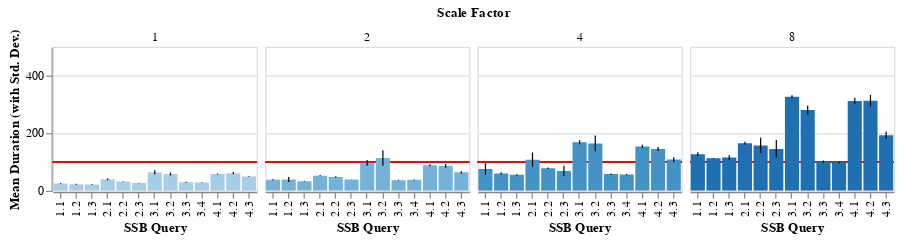

The Vega-Lite source for this figure:
### Vega-Lite specification from a JSON file in a GitHub repository (floating-point values rounded to 4 significant figures; data arrays with more than 128 entries replaced by an {"elided": "..."} marker saying what was removed)
{"$schema": "https://vega.github.io/schema/vega-lite/v4.json", "description": "A simple bar chart with embedded data.", "data": {"values": {"elided": "260 records"}}, "transform": [{"filter": {"field": "driver", "equal": "monetdb"}}, {"calculate": "round(datum.meanDuration) + 'ms'", "as": "durationNice"}, {"calculate": "clamp(datum.meanDuration,0,407)", "as": "durationTextPos"}], "facet": {"column": {"field": "scale_factor", "type": "ordinal", "title": "Scale Factor", "header": {"labelPadding": 2, "titlePadding": 0}}}, "config": {"facet": {"spacing": 5}}, "spec": {"height": 120, "width": 170, "layer": [{"mark": {"type": "rule", "color": "red"}, "encoding": {"y": {"value": 96}}}, {"mark": {"type": "bar", "clip": true, "height": 22}, "encoding": {"x": {"field": "ssb_id", "type": "nominal", "title": "SSB Query"}, "y": {"field": "meanDuration", "type": "quantitative", "scale": {"domain": [0, 500]}, "title": "Mean Duration (with Std. Dev.)"}, "color": {"field": "scale_factor", "type": "ordinal", "title": "Scale Factor", "legend": null}}}, {"mark": {"type": "errorbar", "clip": true}, "encoding": {"y": {"field": "meanDuration", "type": "quantitative", "scale": {"domain": [0, 500]}, "title": "Mean Duration (with Std. Dev.)"}, "yError": {"field": "durationStd"}, "x": {"field": "ssb_id", "type": "nominal", "title": "SSB Query"}}}]}}
